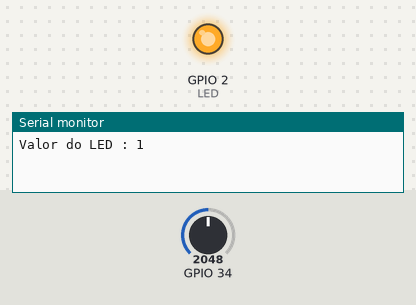
A program run on a simulated ESP32. Parts: output pins drawn as LEDs (lit = HIGH), the last lines printed to the serial monitor. The inputs (shaded band) are chosen by the test bench; at power-on: GPIO 34 = 2048.

Above: at 1.5 s.
At 4.5 s:
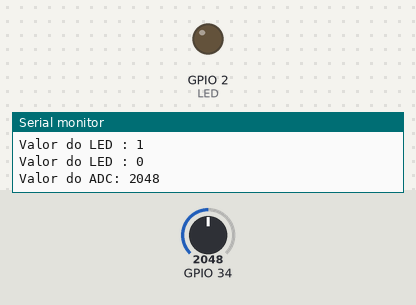
Timing chart, 0 to 7.8 s (numbered marks = the images above):
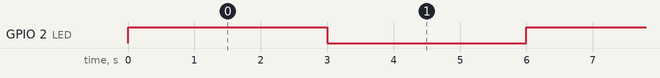

The program:

main.cpp
```cpp
/**************************************************
 * Exemplo para demonstrar o uso de semaforo binário
 * Por: Matheus Sousa
 ***************************************************/

/* Biblioteca Arduino Core */
#include <Arduino.h>

/* Bibliotecas FreeRTOS */
#include "freertos/FreeRTOS.h"
#include "freertos/task.h"
#include "freertos/semphr.h"

/* Macros */
#define LED 2

/* Definições */
TaskHandle_t xTaskADCHandle;
SemaphoreHandle_t xSemaphoreHandle1;

/* Protótipos */
void vTaskADC(void *pvParameters);

/**
 * Task Setup
 *
 */
void setup(void)
{
	Serial.begin(9600);
	pinMode(LED, OUTPUT);

	/* Criando um Semaphore */
	xSemaphoreHandle1 = xSemaphoreCreateBinary();

	if (xSemaphoreHandle1 == NULL)
	{
		Serial.println("Não foi possível cria o semaforo");
		while (1)
			;
	}

	/* Criando uma Task */
	xTaskCreate(vTaskADC, "Task ADC", configMINIMAL_STACK_SIZE + 1024, NULL, 1, &xTaskADCHandle);
}


/**
 * Task Loop
 *
 */
void loop(void)
{
	digitalWrite(LED, !digitalRead(LED));
	Serial.println("Valor do LED : " + String(digitalRead(LED)));
	vTaskDelay(pdMS_TO_TICKS(3000));
	xSemaphoreGive(xSemaphoreHandle1);
}


/**
 * Task ADC
 *
 */
void vTaskADC(void *pvParameters)
{
	int32_t lAcdValue;

	for (;;)
	{
		xSemaphoreTake(xSemaphoreHandle1, portMAX_DELAY);
		lAcdValue = analogRead(34);
		Serial.println("Valor do ADC: " + String(lAcdValue));
		Serial.println();
	}
}
```

Measured:
- by itself, GPIO 2 (LED): alternates HIGH for 3.0 s and LOW for 3.0 s
